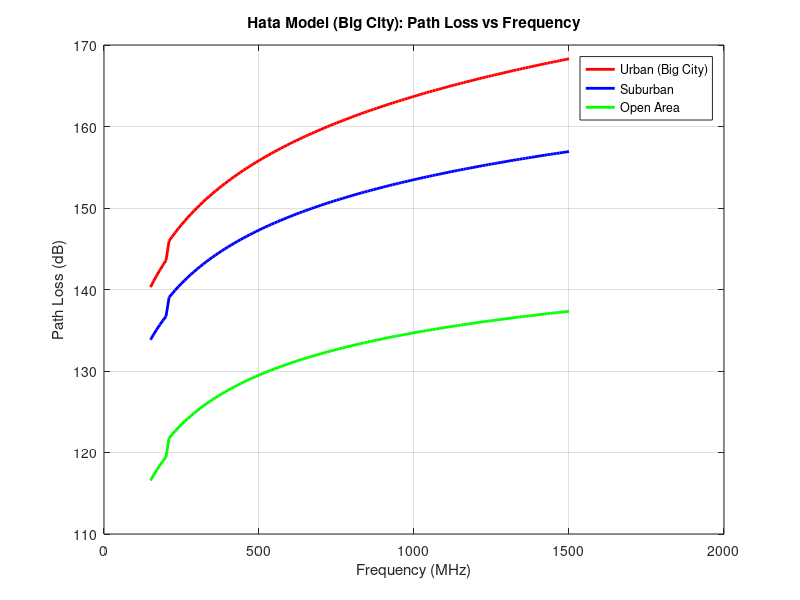
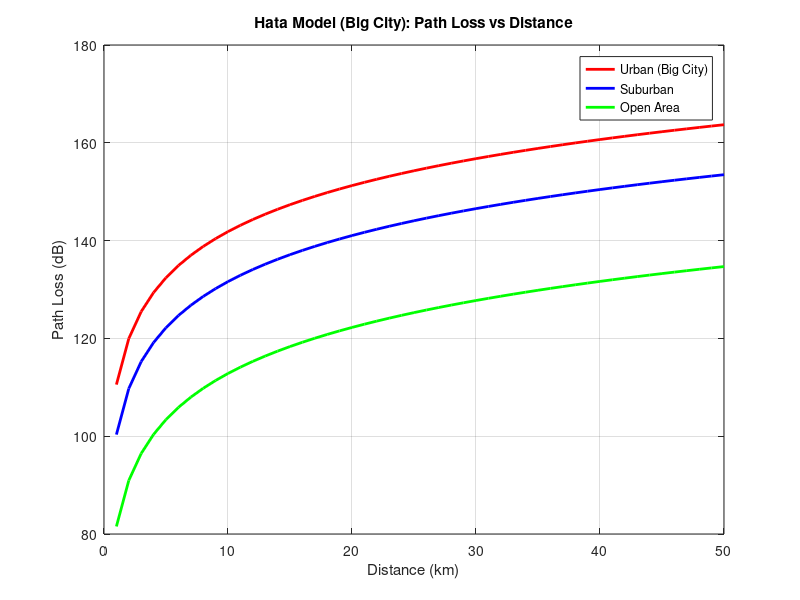

The MATLAB script that drew these images, in order:
clc;
clear;
close all;
% -------------------- Fixed Parameters --------------------
fc_fixed = 1000;     % Frequency (MHz)
hte = 120;           % Tx antenna height (m)
hre = 10;            % Rx antenna height (m)
d_fixed = 50;        % Distance (km)
% -------------------- Big City a(hre) for fixed frequency --------------------
if (fc_fixed >= 150 && fc_fixed <= 200)
    a_hre = 8.29*(log10(1.54*hre))^2 - 1.1;
else
    a_hre = 3.2*(log10(11.75*hre))^2 - 4.97;
end
% -------------------- Path Loss (Fixed Values) ---------------------
L_urban_val = 69.55 + 26.16*log10(fc_fixed) - 13.82*log10(hte) - a_hre + (44.9 - 6.55*log10(hte))*log10(d_fixed);
L_suburban_val = L_urban_val - 2*(log10(fc_fixed/28))^2 - 5.4;
L_open_val = L_urban_val - 4.78*(log10(fc_fixed))^2 + 18.33*log10(fc_fixed) - 40.98;
fprintf('\n===== HATA MODEL PATH LOSS VALUES (BIG CITY) =====\n');
fprintf('Frequency           = %d MHz\n', fc_fixed);
fprintf('Distance            = %d km\n', d_fixed);
fprintf('Tx antenna height   = %d m\n', hte);
fprintf('Rx antenna height   = %d m\n\n', hre);
fprintf('Urban (Big City)    = %.2f dB\n', L_urban_val);
fprintf('Suburban Path Loss  = %.2f dB\n', L_suburban_val);
fprintf('Open Area Path Loss = %.2f dB\n', L_open_val);
% -------------------- Path Loss vs Frequency --------------------
f = 150:10:1500;
a_hre_f = zeros(size(f));
idx_150_200 = (f >= 150 & f <= 200);
idx_200_1500 = (f > 200 & f <= 1500);

a_hre_f(idx_150_200) = 8.29*(log10(1.54*hre))^2 - 1.1;
a_hre_f(idx_200_1500) = 3.2*(log10(11.75*hre))^2 - 4.97;
L_urban_f = 69.55 + 26.16*log10(f) - 13.82*log10(hte) - a_hre_f + (44.9 - 6.55*log10(hte))*log10(d_fixed);
L_suburban_f = L_urban_f - 2*(log10(f/28)).^2 - 5.4;
L_open_f = L_urban_f - 4.78*(log10(f)).^2 + 18.33*log10(f) - 40.98;
figure;
plot(f, L_urban_f, 'r', 'LineWidth', 2); hold on;
plot(f, L_suburban_f, 'b', 'LineWidth', 2);
plot(f, L_open_f, 'g', 'LineWidth', 2);
grid on;
xlabel('Frequency (MHz)');
ylabel('Path Loss (dB)');
title('Hata Model (Big City): Path Loss vs Frequency');
legend('Urban (Big City)', 'Suburban', 'Open Area');
% -------------------- Path Loss vs Distance --------------------
d = 1:1:50;
L_urban_d = 69.55 + 26.16*log10(fc_fixed) - 13.82*log10(hte) - a_hre + (44.9 - 6.55*log10(hte))*log10(d);
L_suburban_d = L_urban_d - 2*(log10(fc_fixed/28))^2 - 5.4;
L_open_d = L_urban_d - 4.78*(log10(fc_fixed))^2 + 18.33*log10(fc_fixed) - 40.98;
figure;
plot(d, L_urban_d, 'r', 'LineWidth', 2); hold on;
plot(d, L_suburban_d, 'b', 'LineWidth', 2);
plot(d, L_open_d, 'g', 'LineWidth', 2);
grid on;
xlabel('Distance (km)');
ylabel('Path Loss (dB)');
title('Hata Model (Big City): Path Loss vs Distance');
legend('Urban (Big City)', 'Suburban', 'Open Area');
